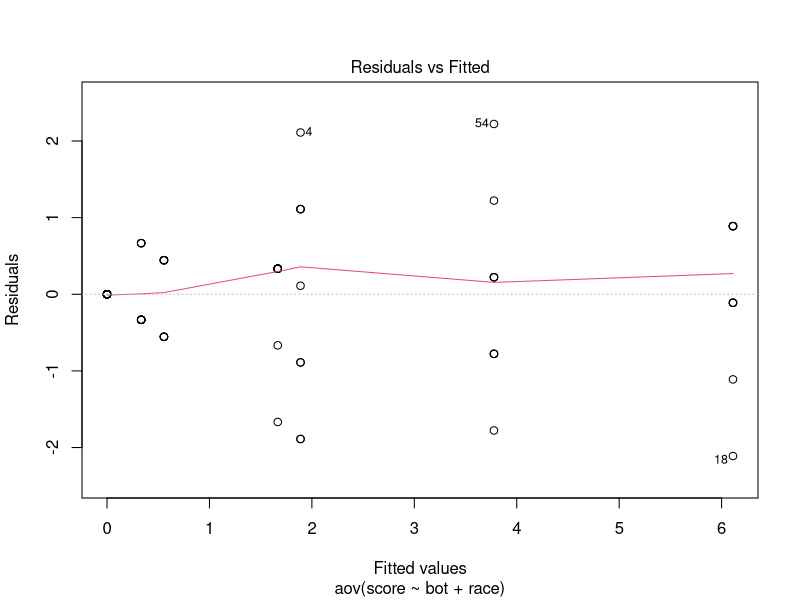
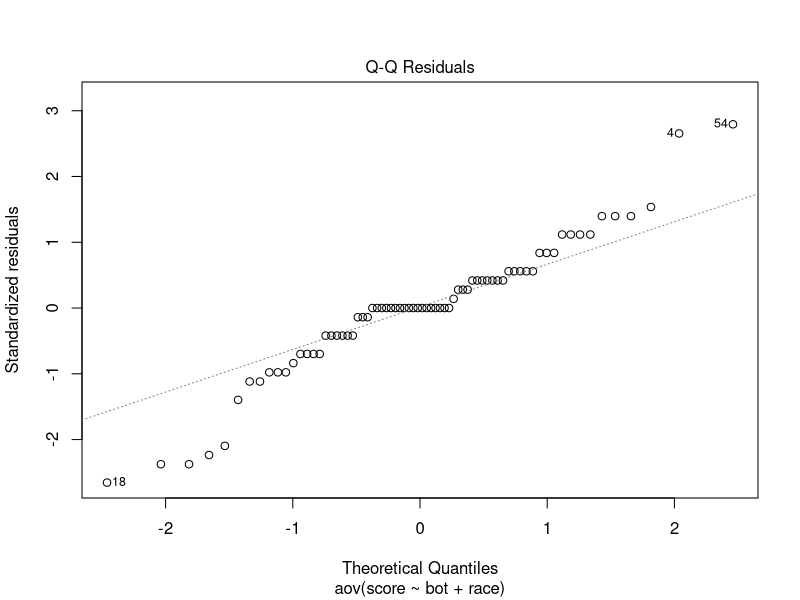
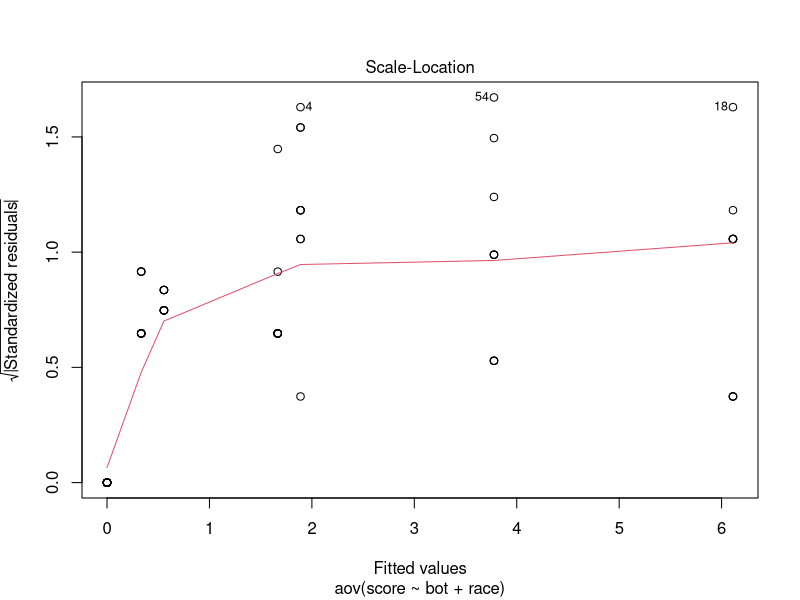
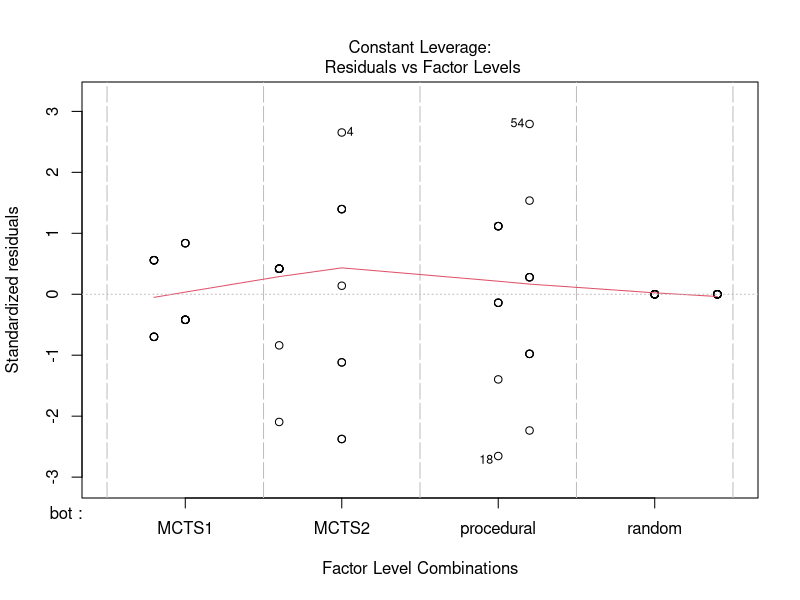
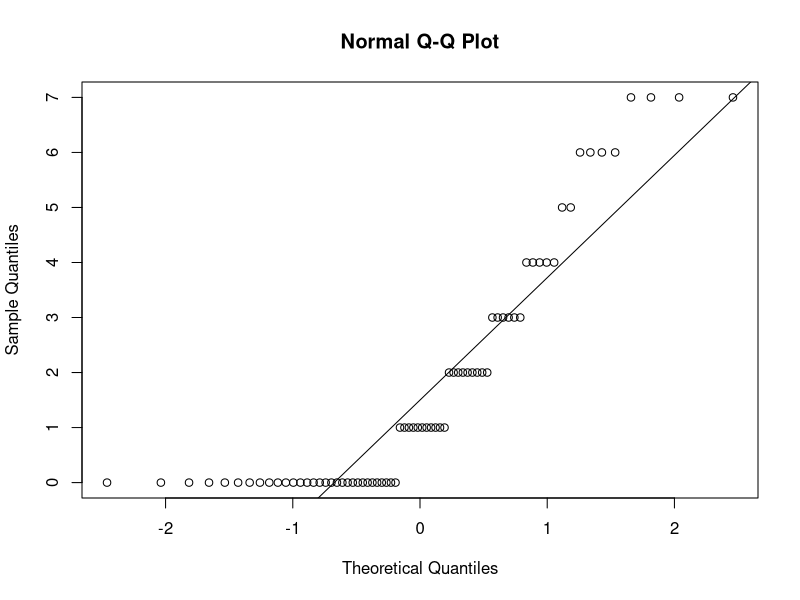
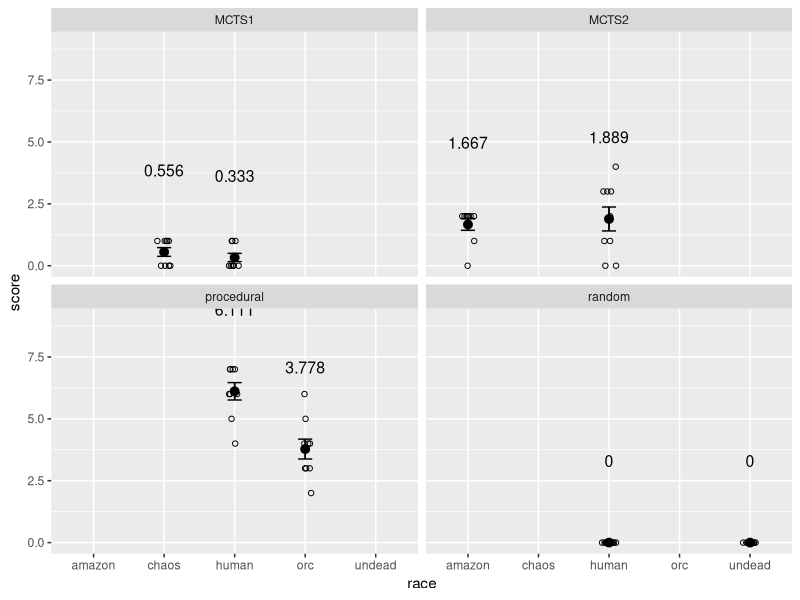

The R source for these figures, in order:
## ---- chunk 1
library(haven)
library(dplyr)
library(ggplot2)

data = read.csv('Results_Assignment2.csv')
names(data) = c('score', 'bot', 'race')

summary(data)
## ---- chunk 2
# One-way Anova to compare the effect of 4 bots on score
one_way = aov(score ~ bot, data = data)
summary(one_way)
## ---- chunk 3
# Two-way Anova to compare the effect of 4 bots and 2 races per bot on score
two_way = aov(score ~ bot + race, data = data)
summary(two_way)
## ---- chunk 4
# What model is best; compare AIC values
AIC_table = matrix(c(AIC(one_way), AIC(two_way)), ncol = 2)
colnames(AIC_table) = c('AIC one-way Anova', 'AIC two-way Anova')
AIC_table
## ---- chunk 5
# Check model assumptions
plot(two_way)
## ---- chunk 6
# Determine what groups are statistically different from each other
tukey_two_way = TukeyHSD(two_way)
tukey_two_way
## ---- chunk 7
# Table with scores per combination of race and bot
data_sum = data %>%
  group_by(bot, race) %>%
  summarise(score = mean(score))
data_sum
## ---- chunk 8
# Make QQ-plot of scores to test normality assumption
png('qqplot.png')
qqnorm(data$score)
qqline(data$score)
dev.off()
# Normality assumption violated --> Wilcoxon paired signed rank test instead of paired t-test

# Make subsets
MCTS1 = subset(data, bot == 'MCTS1')
MCTS2 = subset(data, bot == 'MCTS2')
procedural = subset(data, bot == 'procedural')
random = subset(data, bot == 'random')

# Wilcoxon paired signed rank test; score difference using two races on the same bot
wilcox_test_MCTS1 = wilcox.test(MCTS1[MCTS1$race == 'human', 'score'], MCTS1[MCTS1$race == 'chaos', 'score'], paired = TRUE)
wilcox_test_MCTS2 = wilcox.test(MCTS2[MCTS2$race == 'human', 'score'], MCTS2[MCTS2$race == 'amazon', 'score'], paired = TRUE)
wilcox_test_proecedural = wilcox.test(procedural[procedural$race == 'human', 'score'], procedural[procedural$race == 'orc', 'score'], paired = TRUE)
wilcox_test_random = wilcox.test(random[random$race == 'human', 'score'], random[random$race == 'undead', 'score'], paired = TRUE)

# Make table of p-values
table_wilcoxon = matrix(c(wilcox_test_MCTS1$p.value, wilcox_test_MCTS2$p.value, wilcox_test_proecedural$p.value, wilcox_test_random$p.value), ncol = 1)
rownames(table_wilcoxon) = c('MCTS1', 'MCTS2', 'procedural', 'random')
colnames(table_wilcoxon) = 'p-values'
wilcoxon = as.data.frame(table_wilcoxon)
wilcoxon
## ---- chunk 9
# Make a plot showing the comparison
plot = ggplot(data, aes(x = race, y = score, group = bot)) + 
  geom_point(cex = 1.5, pch = 1.0, position = position_jitter(w = 0.1, h = 0)) + 
  ylim(0, 9)

plot2 = plot + 
  stat_summary(fun.data = 'mean_se', geom = 'errorbar', width = 0.2) +
  stat_summary(fun.data = 'mean_se', geom = 'pointrange') +
  geom_point(data = data_sum, aes(x = race, y = score))

plot3 = plot2 + 
  geom_text(data = data_sum, label = round(data_sum$score, 3), vjust = -6.3, size = 4) +
  facet_wrap(~ bot)
  png('two_way_anova.png')
plot3
